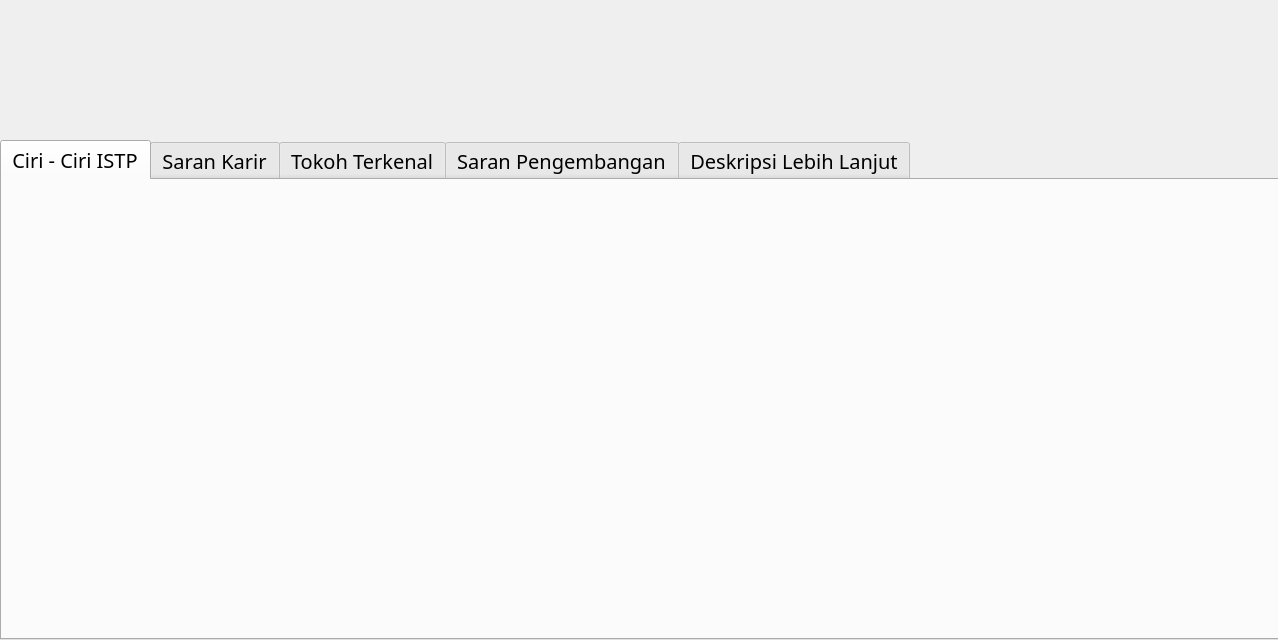
<?xml version="1.0" encoding="UTF-8"?>
<ui version="4.0">
 <class>Dialog</class>
 <widget class="QDialog" name="Dialog">
  <property name="geometry">
   <rect>
    <x>0</x>
    <y>0</y>
    <width>1278</width>
    <height>640</height>
   </rect>
  </property>
  <property name="minimumSize">
   <size>
    <width>1278</width>
    <height>640</height>
   </size>
  </property>
  <property name="maximumSize">
   <size>
    <width>1278</width>
    <height>640</height>
   </size>
  </property>
  <property name="windowTitle">
   <string>Kepribadian ISTP</string>
  </property>
  <widget class="QTabWidget" name="tabWidget">
   <property name="geometry">
    <rect>
     <x>0</x>
     <y>140</y>
     <width>1281</width>
     <height>500</height>
    </rect>
   </property>
   <property name="font">
    <font>
     <family>NewsGoth Cn BT</family>
     <pointsize>15</pointsize>
     <weight>50</weight>
     <bold>false</bold>
    </font>
   </property>
   <property name="currentIndex">
    <number>0</number>
   </property>
   <property name="elideMode">
    <enum>Qt::ElideLeft</enum>
   </property>
   <widget class="QWidget" name="widget">
    <attribute name="title">
     <string>Ciri - Ciri ISTP</string>
    </attribute>
    <widget class="QLabel" name="label_2">
     <property name="geometry">
      <rect>
       <x>-10</x>
       <y>0</y>
       <width>1291</width>
       <height>501</height>
      </rect>
     </property>
     <property name="text">
      <string/>
     </property>
     <property name="pixmap">
      <pixmap>Base Picture/ISTP/ciri.jpg</pixmap>
     </property>
    </widget>
   </widget>
   <widget class="QWidget" name="tab_2">
    <property name="layoutDirection">
     <enum>Qt::LeftToRight</enum>
    </property>
    <attribute name="title">
     <string>Saran Karir</string>
    </attribute>
    <widget class="QLabel" name="label_3">
     <property name="geometry">
      <rect>
       <x>-10</x>
       <y>-30</y>
       <width>1291</width>
       <height>581</height>
      </rect>
     </property>
     <property name="text">
      <string/>
     </property>
     <property name="pixmap">
      <pixmap>Base Picture/ISTP/kerja.jpg</pixmap>
     </property>
    </widget>
   </widget>
   <widget class="QWidget" name="tab">
    <attribute name="title">
     <string>Tokoh Terkenal</string>
    </attribute>
    <widget class="QLabel" name="label_4">
     <property name="geometry">
      <rect>
       <x>-10</x>
       <y>-20</y>
       <width>1291</width>
       <height>541</height>
      </rect>
     </property>
     <property name="text">
      <string/>
     </property>
     <property name="pixmap">
      <pixmap>Base Picture/ISTP/tokoh.jpg</pixmap>
     </property>
    </widget>
   </widget>
   <widget class="QWidget" name="tab_3">
    <attribute name="title">
     <string>Saran Pengembangan</string>
    </attribute>
    <widget class="QLabel" name="label_5">
     <property name="geometry">
      <rect>
       <x>-10</x>
       <y>-20</y>
       <width>1291</width>
       <height>541</height>
      </rect>
     </property>
     <property name="text">
      <string/>
     </property>
     <property name="pixmap">
      <pixmap>Base Picture/ISTP/pengembangan.jpg</pixmap>
     </property>
    </widget>
   </widget>
   <widget class="QWidget" name="tab_4">
    <attribute name="title">
     <string>Deskripsi Lebih Lanjut</string>
    </attribute>
    <widget class="QLabel" name="label_6">
     <property name="geometry">
      <rect>
       <x>-10</x>
       <y>-30</y>
       <width>1291</width>
       <height>541</height>
      </rect>
     </property>
     <property name="text">
      <string/>
     </property>
     <property name="pixmap">
      <pixmap>Base Picture/ISTP/depkipsi.jpg</pixmap>
     </property>
    </widget>
   </widget>
  </widget>
  <widget class="QLabel" name="label">
   <property name="geometry">
    <rect>
     <x>-10</x>
     <y>-30</y>
     <width>1291</width>
     <height>640</height>
    </rect>
   </property>
   <property name="text">
    <string/>
   </property>
   <property name="pixmap">
    <pixmap>Base Picture/ISTP/base.jpg</pixmap>
   </property>
  </widget>
  <zorder>label</zorder>
  <zorder>tabWidget</zorder>
 </widget>
 <resources/>
 <connections/>
</ui>
